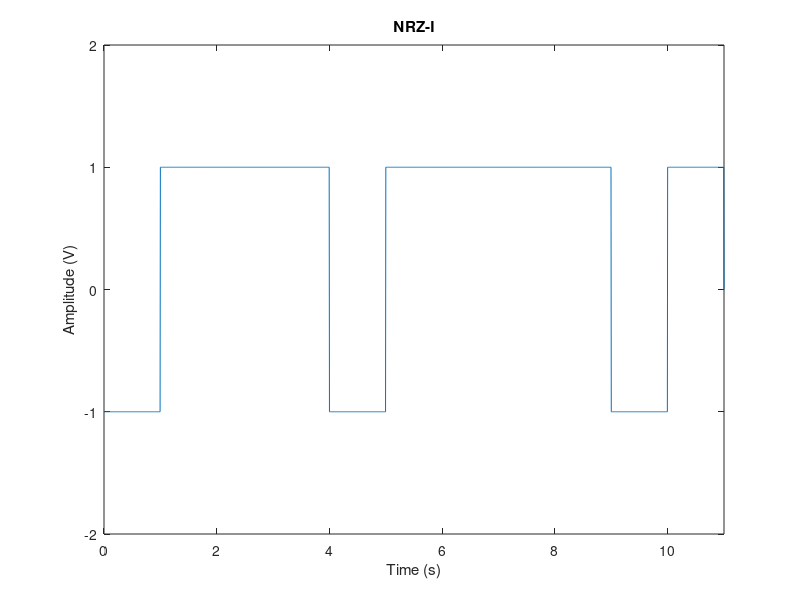

Here is the MATLAB script that generated this plot:
x=[ 0 1 0 0 1 1 0 0 0 1 1 ];
T=length(x);
n=200;
N=n*T;
dt=T/N;
pulse=-1;
t=0:dt:T;
y=zeros(1,length(t));
  for i=0:T-1;
    if x(i+1)==1
        if pulse==1
            pulse=-1;
            y((i*n)+1 : (i+1)*n)=pulse;
        else
            pulse=1;
            y((i*n)+1 : (i+1)*n)=pulse;
        end;
    else
        y((i*n)+1 : (i+1)*n)=pulse;
    end;
  end;
  plot(t,y);
  axis([0 11, -2 2]);
 
  title('NRZ-I');
  xlabel('Time (s)')   ;     
   ylabel('Amplitude (V)');
